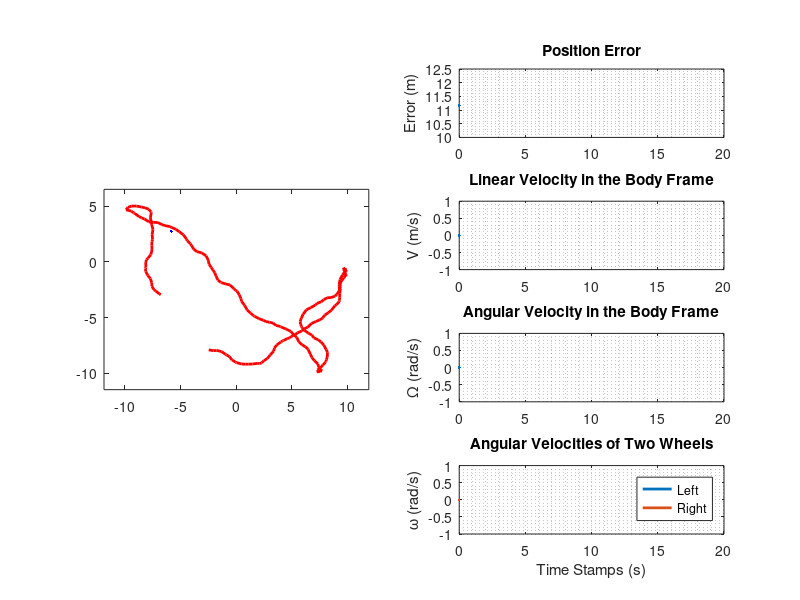

The MATLAB script that drew this image: (Note: this script raises an error after producing the figure.)
%% The path tracking simulation is implemented by Cheng Liu in this source file
function twoWheeledTracking_test()
clear;clc;close all;

%% ENVIRONMENT AND SIMULATION SETUP
xBound=[-10 10];                                    % specify environment range (x)
yBound=[-10 10];                                    % specify environment range (y)
sampleDist=0.5;                                     % distance limit for specifying new trajectory waypoint
dT=0.05;                                            % delta T
steeringDirLimit=30*pi/180;                         % steering angle limit for specifying new trajectory waypoint
Time=0:0.1:20;                                      % sampling time
nodeNum=numel(Time);                                % number of specified waypoints

%% ERRORS AND REAL TRAJECTORY
Trajectory.positionError=zeros(2,nodeNum);          % position error
Trajectory.headingError=zeros(1,nodeNum);           % heading error
Trajectory.Path=zeros(2,nodeNum);                   % real vehicle's path
Trajectory.Orientation=zeros(1,nodeNum);            % real vehicle's orientation
Trajectory.LinearVelocity=zeros(1,nodeNum);         % linear velocity of the vehicle along the path
Trajectory.AngularVelocity=zeros(1,nodeNum);        % angular velocity of the vehicle along the path
Trajectory.WheelAngularVelocity=zeros(2,nodeNum);   % angular velocity of two wheels along the path (row 1: left; row 2: right)
Trajectory.TimeStamp=Time;                          % time stamps

%% CONTROLLER
% pid controller
PID.position.errors.previousError=0;                % previous position error                
PID.position.errors.errorSum=0;                     % historic cumulative position error
PID.position.K=[10;0.005;-0.1];                     % gains for position feedback
PID.orientation.errors.previousError=0;             % previous heading error
PID.orientation.errors.errorSum=0;                  % historic cumulative heading error
PID.orientation.K=[-20;-0.1;-0.01];                 % gains for orientation feedback
PID.linearVelocity.errors.previousError=0;          % previous linear velocity error
PID.linearVelocity.errors.errorSum=0;               % historic cumulative velocity error
PID.linearVelocity.K=[0;0;0];                       % gains for velocity feedback
PID.angularVelocity.errors.previousError=0;         % previous angular velocity error
PID.angularVelocity.errors.errorSum=0;              % historic cumulative velocity error
PID.angularVelocity.K=[0;0;0];                      % gains for angular velocity feedback

%% VEHICLE
vehicle.Mass=1;                                             % vehicle mass (kg)
vehicle.PendulumMass=0.1;                                   % pendulum mass (kg)
vehicle.PendulumLength=0.5;                                 % pendulum length (m)
vehicle.PendulumAngle=0.0;                                  % pendulum orientation (radian)
vehicle.Radius=1;                                           % effective radius of the vehicle (m)
vehicle.Position=[(xBound(2)-xBound(1))*rand+xBound(1);
    (yBound(2)-yBound(1))*rand+yBound(1)];                  % position of the center of mass of the vehicle (m)
vehicle.Theta=(360*rand)*pi/180;                            % orientation of the vehicle (radian)
vehicle.Heading=[cos(vehicle.Theta);sin(vehicle.Theta)];    % direction of the vehicle (unit vector)
vehicle.currentLinearVelocity=0;                            % current linear velocity of the vehicle (body frame)
vehicle.currentAngularVelocity=0;                           % current angular velocity of the vehicle (body frame)
vehicle.wheel.radius=0.75*vehicle.Radius;                   % wheel radius (m)
vehicle.wheel.leftRotSpd=0;                                 % rotational spd of the left wheel (rad/s)
vehicle.wheel.rightRotSpd=0;                                % rotational spd of the right wheel (rad/s)

%% SIMULATION
set(gcf, 'Position', get(0, 'Screensize'));                 % maximize the next figure to show
specifiedTraj=trajectoryGenerate(xBound,yBound,sampleDist,steeringDirLimit,nodeNum); % generate a random path
%specifiedTraj=[Time;10*sin(Time)];                         % generate a sinusoidal path
%specifiedTraj=[Time;2*Time];                               % generate a straight path

for iTraj=1:size(specifiedTraj,2)                           % traverse each trajectory waypoint
    
    % Update informtion of real trajectory
    Trajectory.positionError(:,iTraj)=specifiedTraj(:,iTraj)-vehicle.Position;  % append current position error
    Trajectory.Path(:,iTraj)=vehicle.Position;                                  % append current vehicle's position
    Trajectory.LinearVelocity(iTraj)=vehicle.currentLinearVelocity;             % append current linear velocity of the vehicle
    Trajectory.Orientation(iTraj)=vehicle.Theta;                                % append current vehicle's orientation
    Trajectory.AngularVelocity(iTraj)=vehicle.currentAngularVelocity;           % append current angular velocity of the vehicle
    Trajectory.WheelAngularVelocity(:,iTraj)=[vehicle.wheel.leftRotSpd;vehicle.wheel.rightRotSpd];% append current angular velocities of two wheels
    
    % Animate the simulation
    stateMonitoringAnimate(vehicle,specifiedTraj,Trajectory,iTraj);             % animate the simulation with the monitor to state variables
    %animate(vehicle,specifiedTraj,iTraj);                                      % animate the tracking process
    
    % Update the state variables of the vehicle
    [vehicle.currentLinearVelocity,vehicle.currentAngularVelocity,PID.position.errors,PID.orientation.errors]=PIDControl(PID,specifiedTraj(:,iTraj),vehicle);%update state variables by a PID controller
    [vehicle.Position,vehicle.Theta]=TwoWheeledVehicleDynamics(vehicle,dT);     % update vehicle position and heading through equations on motion
    [vehicle.Heading,vehicle.wheel.leftRotSpd,vehicle.wheel.rightRotSpd]=vehicleParamUpdate(vehicle);   % update other state variables
    
end

resultPlot(Trajectory,specifiedTraj);   % plot the history of all state variables.

end

% This function plots the recored trajectory and the specified trajectory
function resultPlot(realTraj,specifiedTraj)

    % plot position error
    figure;
    subplot(311);
    plot(realTraj.TimeStamp,sqrt(sum(realTraj.positionError.^2)),'LineWidth',2);% real transient position error
    ylabel('Magnitude (m)');
    title('Position Error');
    grid minor;
    subplot(312);
    plot(realTraj.TimeStamp,realTraj.positionError(1,:),'LineWidth',2);% real transient position error in x direction
    ylabel('Error_x (m)');
    grid minor;
    subplot(313);
    plot(realTraj.TimeStamp,realTraj.positionError(2,:),'LineWidth',2);% real transient position error in y direction
    ylabel('Error_y (m)');
    xlabel('Time Stamps (s)');
    grid minor;
    
    % plot real path and orientation
    figure;    
    subplot(311);
    fig=plot(realTraj.TimeStamp,realTraj.Path(1,:),realTraj.TimeStamp,specifiedTraj(1,:));% real transient path in x direction
    set(fig,{'LineWidth'},{2;2});
    ylabel('X (m)');
    legend('Real','Specified');
    title('Real Trajectory vs. Specified Trajectory');
    grid minor;
    subplot(312);
    fig=plot(realTraj.TimeStamp,realTraj.Path(2,:),realTraj.TimeStamp,specifiedTraj(2,:),'LineWidth',2);% real transient path in y direction
    set(fig,{'LineWidth'},{2;2});
    ylabel('Y (m)');
    legend('Real','Specified');
    grid minor;
    subplot(313);
    plot(realTraj.TimeStamp,realTraj.Orientation*180/pi,'LineWidth',2);% real transient orientation
    ylabel('\theta (\circ)');
    title('Orientation');
    xlabel('Time Stamps (s)');   
    grid minor;
    
    % plot transient linear velocity and angular velocity
    figure;
    subplot(311)
    plot(realTraj.TimeStamp,realTraj.LinearVelocity,'LineWidth',2);% real transient linear velocity
    ylabel('V (m/s)');
    legend('Linear Velocity in the Body Frame');
    grid minor;
    subplot(312)
    plot(realTraj.TimeStamp,realTraj.AngularVelocity,'LineWidth',2);% real transient angular velocity
    ylabel('\Omega (rad/s)');
    legend('Angular Velocity in the Body Frame');
    grid minor;
    subplot(313)
    fig=plot(realTraj.TimeStamp,realTraj.WheelAngularVelocity(1,:),realTraj.TimeStamp,realTraj.WheelAngularVelocity(2,:));% real transient wheel speed
    set(fig,{'LineWidth'},{2;2});
    legend('Left','Right');
    ylabel('\omega (rad/s)');
    xlabel('Time Stamps (s)');
    grid minor;
    
end

% This function animates the tracking simulation
function animate(vehicle,traj,idx)

    vehicleFig=drawVehicle(vehicle);                        % plot vehicle
    fig=plot(traj(1,idx),traj(2,idx),'g*','LineWidth',5);   % plot path

    pause(0.05);

    if(idx==1)
        drawTrajectory(traj);
        pause;
    end

    if(idx<size(traj,2))
        set(fig,'Visible','off');
        set(vehicleFig,'Visible','off');
    end

end

% This function draws the specified trajectory with boundary limit to the
% environment.
function drawTrajectory(traj,xBound,yBound)

    plot(traj(1,:),traj(2,:),'r-','LineWidth',2);
    if exist('xBound','var')
       xlim(xBound*1.5); 
    end
    if exist('yBound','var')
       ylim(yBound*1.5);
    end

    axis equal;
    hold on;

end

% This function generates random trajectory by sampling waypoints subject
% to sampling distance limit and steering angle limit.
function traj=trajectoryGenerate(xBound,yBound,sampleDist,steeringLimit,nodeNum)

    traj=zeros(2,nodeNum);
    traj(1,1)=(xBound(2)-xBound(1))*rand+xBound(1);
    traj(2,1)=(yBound(2)-yBound(1))*rand+yBound(1);
    
    initialSteeringLimit=steeringLimit;    
    tempAngle=0;
    
    for idx=2:nodeNum
        
        while(true)
            
            traj(1,idx)=(2*rand-1)*sampleDist+traj(1,idx-1);
            traj(2,idx)=(2*rand-1)*sampleDist+traj(2,idx-1);
             
            dr=traj(:,idx)-traj(:,idx-1);
            
            radiusFlag=sqrt(sum(dr.^2))<sampleDist;
            angle=atan2(dr(2),dr(1))-tempAngle;
            angleFlag=angle>=-steeringLimit&&angle<=steeringLimit;
            boundFlag=(traj(1,idx)>xBound(1)&&traj(1,idx)<xBound(2))&&(traj(2,idx)>yBound(1)&&traj(2,idx)<yBound(2));
            %boundFlag=true;
            
            if(radiusFlag && angleFlag && boundFlag)
                tempAngle=atan2(dr(2),dr(1));
                steeringLimit=initialSteeringLimit;
                break;
            end
            
            if ~boundFlag
                steeringLimit=pi;
            end 
            
        end   
        
    end

end

% This function draws the vehicle.
function vehicleFig=drawVehicle(vehicle)

    alpha=linspace(0,3*pi,74);
    pos=vehicle.Position;
    theta=vehicle.Theta;

    dir=vehicle.Heading;
    R=vehicle.Radius;
    r=vehicle.wheel.radius;
    rotMatrix=[cos(theta) -sin(theta);sin(theta) cos(theta)];
    leftWheelLine=[pos pos]+rotMatrix*[-r r;R R];
    rightWheelLine=[pos pos]+rotMatrix*[-r r;-R -R];

    plot(pos(1),pos(2),'b.','LineWidth',2);
    hold on;
    
    vehicleFig=plot(pos(1)*ones(1,numel(alpha))+cos(alpha),pos(2)*ones(1,numel(alpha))+sin(alpha),'b',...
        [pos(1),pos(1)+dir(1)*2*R],[pos(2),pos(2)+dir(2)*2*R],'r',...    
        leftWheelLine(1,:),leftWheelLine(2,:),'k',...
        rightWheelLine(1,:),rightWheelLine(2,:),'k');
    set(vehicleFig,{'LineWidth'},{5;5;8;8});

end

function [nextPosition,nextTheta]=TwoWheeledVehicleDynamics(vehicle,deltaT)

    dPosition=deltaT*[vehicle.currentLinearVelocity*cos(vehicle.Theta);
        vehicle.currentLinearVelocity*sin(vehicle.Theta)];
    
    nextPosition=vehicle.Position+dPosition;
    
    nextTheta=vehicle.Theta+deltaT*vehicle.currentAngularVelocity;
    
end

% This function implements the PID controller to calculate the desired control
% commands
function [linearVelocity,omega,positionErrors,orientationErrors]=PIDControl(pidParam,goal,vehicle)

    dr=goal-vehicle.Position;

    %PID module for orientation
    kp=pidParam.orientation.K(1);
    ki=pidParam.orientation.K(2);
    kd=pidParam.orientation.K(3);
    currentThetaError=vehicle.Theta-atan2(dr(2),dr(1));
    thetaErrorSum=pidParam.orientation.errors.errorSum+currentThetaError;
    omega=kp*currentThetaError+ki*thetaErrorSum+kd*(currentThetaError-pidParam.orientation.errors.previousError);
    orientationErrors.previousError=currentThetaError;
    orientationErrors.errorSum=thetaErrorSum;

    %PID module for position
    kp=pidParam.position.K(1);
    ki=pidParam.position.K(2);
    kd=pidParam.position.K(3);
    currentPositionError=norm(dr);
    positionErrorSum=pidParam.position.errors.errorSum+currentPositionError;
    linearVelocity=kp*currentPositionError+ki*positionErrorSum+kd*(currentPositionError-pidParam.position.errors.previousError);
    linearVelocity=linearVelocity*cos(currentThetaError);
    positionErrors.previousError=currentPositionError;
    positionErrors.errorSum=positionErrorSum;    

end

% This function updates other state variables
function [Heading,leftRotSpd,rightRotSpd]=vehicleParamUpdate(vehicle)

    Heading=[cos(vehicle.Theta);sin(vehicle.Theta)];
    rightWheelVelocity=vehicle.currentLinearVelocity+vehicle.currentAngularVelocity*vehicle.Radius;
    leftWheelVelocity=vehicle.currentLinearVelocity-vehicle.currentAngularVelocity*vehicle.Radius;
    leftRotSpd=leftWheelVelocity/vehicle.wheel.radius;
    rightRotSpd=rightWheelVelocity/vehicle.wheel.radius;
    
end

% This function animates the tracking simulation while monitoring changing
% state variables
function stateMonitoringAnimate(vehicle,specifiedTraj,realTraj,idx)
    
    timeDomain=[0 realTraj.TimeStamp(end)];
    
    subplot(4,2,[1 3 5 7]);
    
    if(idx==1)
        
        drawTrajectory(specifiedTraj);
        
        xboundLimit=[min([specifiedTraj(1,:) vehicle.Position(1)]) max([specifiedTraj(1,:) vehicle.Position(1)])];
        yboundLimit=[min([specifiedTraj(2,:) vehicle.Position(2)]) max([specifiedTraj(2,:) vehicle.Position(2)])];
        Mid=0.5*(xboundLimit(1)+xboundLimit(2));
        Wid=0.5*(xboundLimit(2)-xboundLimit(1));
        xboundLimit=[Mid-1.2*Wid Mid+1.2*Wid];
        
        Mid=0.5*(yboundLimit(1)+yboundLimit(2));
        Wid=0.5*(yboundLimit(2)-yboundLimit(1));
        yboundLimit=[Mid-1.2*Wid Mid+1.2*Wid];
        
        xlim(xboundLimit);
        ylim(yboundLimit);
        
    end
    
    vehicleFig=drawVehicle(vehicle);
    pointFig=plot(specifiedTraj(1,idx),specifiedTraj(2,idx),'g*','LineWidth',5);
    
    subplot(422);
    plot(realTraj.TimeStamp(1:idx),sqrt(sum(realTraj.positionError(:,1:idx).^2)),'LineWidth',2);
    ylabel('Error (m)');
    title('Position Error');
    xlim(timeDomain);
    grid minor;
    
    subplot(424);
    plot(realTraj.TimeStamp(1:idx),realTraj.LinearVelocity(1:idx),'LineWidth',2);
    ylabel('V (m/s)');
    title('Linear Velocity in the Body Frame');
    xlim(timeDomain);
    grid minor;
    
    subplot(426);
    plot(realTraj.TimeStamp(1:idx),realTraj.AngularVelocity(1:idx),'LineWidth',2);
    ylabel('\Omega (rad/s)');
    title('Angular Velocity in the Body Frame');
    xlim(timeDomain);
    grid minor;
    
    subplot(428);
    fig=plot(realTraj.TimeStamp(1:idx),realTraj.WheelAngularVelocity(1,1:idx),realTraj.TimeStamp(1:idx),realTraj.WheelAngularVelocity(2,1:idx));
    set(fig,{'LineWidth'},{2;2});
    legend('Left','Right');
    title('Angular Velocities of Two Wheels')
    ylabel('\omega (rad/s)');
    xlabel('Time Stamps (s)');
    xlim(timeDomain);
    grid minor;
    
    if(idx~=1)
        pause(1e-9);
    else
        pause;
    end
    
    if(idx<size(specifiedTraj,2))
        set(vehicleFig,'Visible','off');
        set(pointFig,'Visible','off');
        clf(pointFig);
        clf(vehicleFig);
    end
    
end